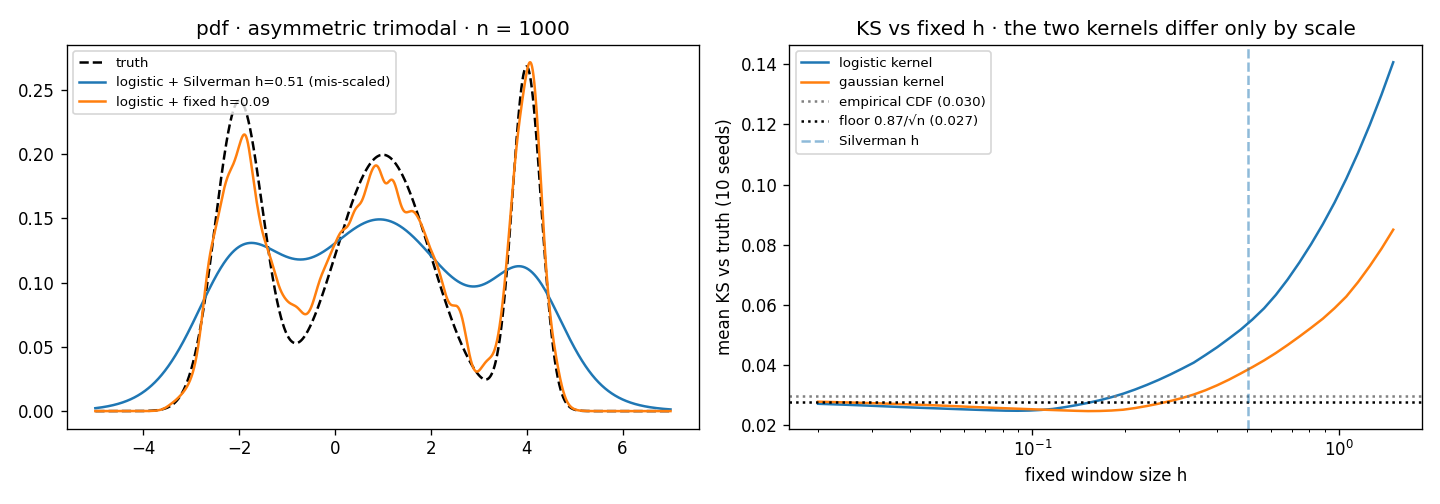

This figure's Python source:
"""Verification of the Parzen-window formulation and of the mixture sampling, prompted by the
Professor's remark (2026-07-03): "with a well-chosen FIXED window, a trimodal at n=1000 should
already give excellent results; you should not need 20000 samples".

Four checks:
  A. formulation sanity: h -> 0 recovers the empirical CDF; pdf integrates to 1; the
     gaussian-kernel estimate matches scipy.stats.gaussian_kde pointwise.
  B. sampling correctness: the mixture sampler is exact ancestral sampling (categorical
     component choice + numpy's ziggurat normal, NOT inverse-CDF); KS-test p-values across
     seeds must look uniform.
  C. the Professor's experiment: asymmetric trimodal, n=1000, sweep of FIXED window sizes,
     logistic vs gaussian kernel, against the empirical CDF and the statistical floor
     E[KS] ~ 0.8687 / sqrt(n).
  D. the suspected scale bug: Silverman's constant is derived for a unit-variance (gaussian)
     kernel; the logistic kernel has std pi/sqrt(3) ~ 1.814, so Silverman-h with a logistic
     window over-smooths by ~1.8x unless variance-matched.
"""

import numpy as np
from scipy.stats import gaussian_kde, kstest

from parzen_cdf import data, parzen

TRI = data.asymmetric_trimodal()
GRID = np.linspace(-5, 7, 4001)
T_CDF = TRI.cdf(GRID)
T_PDF = TRI.pdf(GRID)


def ecdf_on_grid(samples, grid):
    return np.searchsorted(np.sort(samples), grid, side="right") / samples.size


def ks(a, b):
    return float(np.max(np.abs(a - b)))


print("=" * 78)
print("A. FORMULATION")
rng = np.random.default_rng(0)
s = TRI.sample(1000, rng)

# A1: h -> 0 recovers the empirical CDF (each window collapses to a step at x_i)
tiny = parzen.parzen_cdf(GRID, s, 1e-9)
print(f"A1  max|Parzen(h→0) − ECDF| = {ks(tiny, ecdf_on_grid(s, GRID)):.2e}   (expect ~0)")

# A2: the pdf integrates to 1 and is the derivative of the CDF
for k in ("logistic", "gaussian", "box", "epanechnikov", "triangular"):
    p = parzen.parzen_pdf(GRID, s, 0.25, kernel=k)
    c = parzen.parzen_cdf(GRID, s, 0.25, kernel=k)
    fd = np.gradient(c, GRID)
    print(f"A2  {k:12s} mass = {np.trapz(p, GRID):.6f}   max|pdf − dCDF/dx| = {np.max(np.abs(p - fd)):.2e}")

# A3: gaussian kernel vs scipy.stats.gaussian_kde at the same bandwidth
h = 0.3
ours = parzen.parzen_pdf(GRID, s, h, kernel="gaussian")
kde = gaussian_kde(s, bw_method=h / s.std(ddof=1))
print(f"A3  max|ours − scipy.gaussian_kde| = {np.max(np.abs(ours - kde(GRID))):.2e}   (expect ~1e-15)")

print()
print("=" * 78)
print("B. SAMPLING (ancestral: categorical component + numpy ziggurat normal; no inverse CDF)")
pvals = [kstest(TRI.sample(1000, np.random.default_rng(seed)), TRI.cdf).pvalue for seed in range(40)]
pvals = np.array(pvals)
print(f"B1  KS-test vs true mixture CDF over 40 seeds: p<0.05 in {int((pvals < 0.05).sum())}/40 "
      f"(expect ~2), median p = {np.median(pvals):.2f}")

print()
print("=" * 78)
print("C. THE PROFESSOR'S EXPERIMENT: trimodal, n = 1000, FIXED window size")
n = 1000
seeds = range(10)
h_grid = np.geomspace(0.02, 1.5, 50)
floor = 0.8687 / np.sqrt(n)

results = {}
for kernel in ("logistic", "gaussian"):
    curves = []
    for seed in seeds:
        smp = TRI.sample(n, np.random.default_rng(seed))
        curves.append([ks(parzen.parzen_cdf(GRID, smp, h, kernel=kernel), T_CDF) for h in h_grid])
    mean_ks = np.mean(curves, axis=0)
    best = int(np.argmin(mean_ks))
    results[kernel] = (h_grid[best], mean_ks[best], mean_ks)
    print(f"C1  {kernel:9s} best FIXED h = {h_grid[best]:.3f}  ->  mean KS = {mean_ks[best]:.4f}")

emp = np.mean([ks(ecdf_on_grid(TRI.sample(n, np.random.default_rng(sd)), GRID), T_CDF) for sd in seeds])
print(f"C2  empirical CDF (no smoothing)        mean KS = {emp:.4f}")
print(f"C3  statistical floor E[KS] = 0.8687/sqrt(n)  = {floor:.4f}")
print("     -> no estimator whatsoever can be reliably better than this at n = 1000")

print()
print("=" * 78)
print("D. THE SCALE MISMATCH (Silverman constant vs logistic kernel std)")
sil_ks, vm_ks, sil_h, vm_h = [], [], [], []
for seed in seeds:
    smp = TRI.sample(n, np.random.default_rng(seed))
    hs = parzen.silverman_bandwidth(smp)
    hv = parzen.variance_matched_bandwidth(smp)
    sil_h.append(hs); vm_h.append(hv)
    sil_ks.append(ks(parzen.parzen_cdf(GRID, smp, hs), T_CDF))
    vm_ks.append(ks(parzen.parzen_cdf(GRID, smp, hv), T_CDF))
print(f"D1  logistic kernel std = {parzen.LOGISTIC_KERNEL_STD:.4f} (Silverman's constant assumes 1.0)")
print(f"D2  Silverman h = {np.mean(sil_h):.3f} -> effective gaussian-equivalent smoothing "
      f"{np.mean(sil_h) * parzen.LOGISTIC_KERNEL_STD:.3f}")
print(f"D3  trimodal n=1000, logistic + Silverman h:          mean KS = {np.mean(sil_ks):.4f}")
print(f"D4  trimodal n=1000, logistic + variance-matched h:    mean KS = {np.mean(vm_ks):.4f}")
print(f"D5  trimodal n=1000, logistic + best fixed h:          mean KS = {results['logistic'][1]:.4f}")
print(f"D6  study's 'fixed trivial window' h = 1.0:            mean KS = "
      f"{np.mean([ks(parzen.parzen_cdf(GRID, TRI.sample(n, np.random.default_rng(sd)), 1.0), T_CDF) for sd in seeds]):.4f}")

# the same sweep at n = 20000 to quantify what the extra samples actually buy
n2 = 20000
smp = TRI.sample(n2, np.random.default_rng(0))
best20 = min(ks(parzen.parzen_cdf(GRID, smp, h), T_CDF) for h in h_grid)
print(f"D7  n = 20000, best fixed h:                           KS = {best20:.4f} "
      f"(floor {0.8687 / np.sqrt(n2):.4f})")

# ------------------------------------------------------------------ figure for the Professor
import matplotlib
matplotlib.use("Agg")
import matplotlib.pyplot as plt

smp = TRI.sample(n, np.random.default_rng(0))
h_best = results["logistic"][0]
h_sil = parzen.silverman_bandwidth(smp)
fig, axes = plt.subplots(1, 2, figsize=(12, 4.2))
axes[0].plot(GRID, T_PDF, "k--", lw=1.5, label="truth")
axes[0].plot(GRID, parzen.parzen_pdf(GRID, smp, h_sil), lw=1.5,
             label=f"logistic + Silverman h={h_sil:.2f} (mis-scaled)")
axes[0].plot(GRID, parzen.parzen_pdf(GRID, smp, h_best), lw=1.5,
             label=f"logistic + fixed h={h_best:.2f}")
axes[0].set_title(f"pdf · asymmetric trimodal · n = {n}")
axes[0].legend(fontsize=8)
axes[1].semilogx(h_grid, results["logistic"][2], label="logistic kernel")
axes[1].semilogx(h_grid, results["gaussian"][2], label="gaussian kernel")
axes[1].axhline(emp, color="gray", ls=":", label=f"empirical CDF ({emp:.3f})")
axes[1].axhline(floor, color="k", ls=":", label=f"floor 0.87/√n ({floor:.3f})")
axes[1].axvline(np.mean(sil_h), color="C0", ls="--", alpha=0.5, label="Silverman h")
axes[1].set_xlabel("fixed window size h"); axes[1].set_ylabel("mean KS vs truth (10 seeds)")
axes[1].set_title("KS vs fixed h · the two kernels differ only by scale")
axes[1].legend(fontsize=8)
fig.tight_layout()
fig.savefig("temp_analysis/verify_formulation.png", dpi=120)
print("\nfigure -> temp_analysis/verify_formulation.png")
